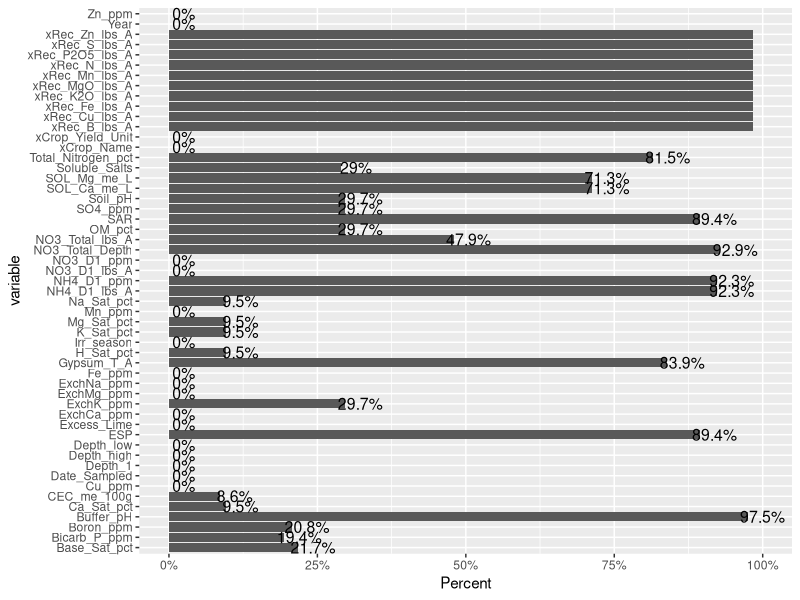

Source code (R):
## ---- chunk 1
library(tidyverse)
## ---- chunk 2
df <- read.csv("./data/pcp_soil_data/PCP-R-ready.csv")
## ---- chunk 3
df2 <- df[, colSums(is.na(df)) != nrow(df)]
## ---- chunk 4
df3 <- df2 %>% select("Date_Sampled","Year","Irr_season", "Depth_1", "Soil_pH", "Buffer_pH", "Excess_Lime", "Soluble_Salts", "OM_pct", "NO3_D1_ppm", "NO3_D1_lbs_A", "NO3_Total_lbs_A", "NO3_Total_Depth", "Bicarb_P_ppm", "SO4_ppm", "ExchK_ppm", "ExchCa_ppm", "ExchMg_ppm", "ExchNa_ppm", "Zn_ppm", "Fe_ppm", "Mn_ppm", 'Cu_ppm', "Boron_ppm", "CEC_me_100g", "Base_Sat_pct", "H_Sat_pct", "Ca_Sat_pct", "Mg_Sat_pct", "K_Sat_pct", "Na_Sat_pct", "SOL_Ca_me_L", "SOL_Mg_me_L", "SAR", "ESP", "Gypsum_T_A", "NH4_D1_ppm", "NH4_D1_lbs_A", "Total_Nitrogen_pct", "xCrop_Name", "xCrop_Yield_Unit", "xRec_N_lbs_A", "xRec_P2O5_lbs_A", "xRec_K2O_lbs_A", "xRec_S_lbs_A", "xRec_Zn_lbs_A", "xRec_MgO_lbs_A", "xRec_Fe_lbs_A", "xRec_Mn_lbs_A", "xRec_Cu_lbs_A", "xRec_B_lbs_A")

## ---- chunk 5
low <- c()
high <- c()
for(i in 1:length(df3$Depth_1)){
  low <- c(low, strsplit(as.character(df3$Depth_1), "-")[[i]][1])
  high <- c(high, strsplit(as.character(df3$Depth_1), "-")[[i]][2])
}
df3$Depth_low <- low
df3$Depth_high <- high
## ---- chunk 6
glimpse(df3)
## ---- chunk 7
prop.miss <- apply(df3, 2, function(x) round(sum(is.na(x))/NROW(x),4))
prop.miss
## ---- chunk 8
pmpv <- data.frame(variable = names(df3), pct.miss=prop.miss)

## ---- chunk 9
ggplot(pmpv, aes(x=variable, y=pct.miss)) +
  geom_bar(stat="identity") + 
  ylab("Percent") + 
  scale_y_continuous(labels=scales::percent, limits=c(0,1)) + 
  geom_text(data=pmpv, aes(label=paste0(round(pct.miss*100,1),"%"), y=pct.miss+.025), size=4) +
  coord_flip()
